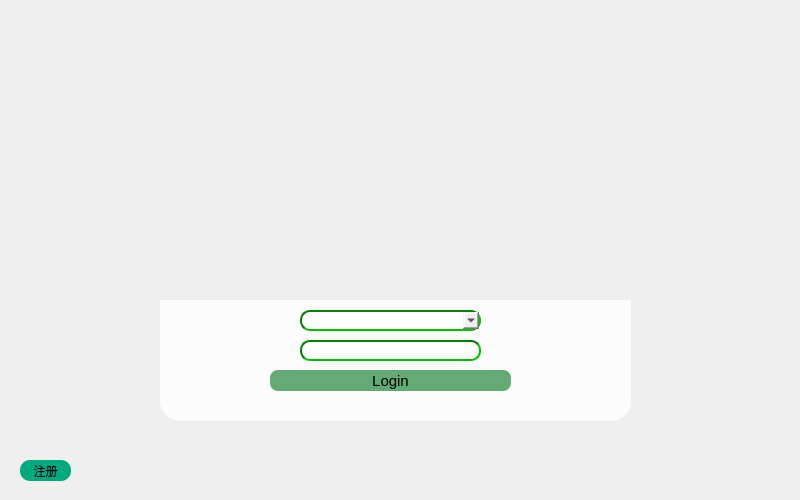
<?xml version="1.0" encoding="UTF-8"?>
<ui version="4.0">
 <class>Login</class>
 <widget class="QWidget" name="Login">
  <property name="geometry">
   <rect>
    <x>0</x>
    <y>0</y>
    <width>800</width>
    <height>500</height>
   </rect>
  </property>
  <property name="sizePolicy">
   <sizepolicy hsizetype="Preferred" vsizetype="Preferred">
    <horstretch>47</horstretch>
    <verstretch>0</verstretch>
   </sizepolicy>
  </property>
  <property name="minimumSize">
   <size>
    <width>800</width>
    <height>500</height>
   </size>
  </property>
  <property name="maximumSize">
   <size>
    <width>800</width>
    <height>500</height>
   </size>
  </property>
  <property name="windowTitle">
   <string>login</string>
  </property>
  <property name="styleSheet">
   <string notr="true">QWidget#Login{
	background-image: url(:/qrc/img.png);
}


</string>
  </property>
  <widget class="QLabel" name="label">
   <property name="geometry">
    <rect>
     <x>160</x>
     <y>40</y>
     <width>471</width>
     <height>261</height>
    </rect>
   </property>
   <property name="styleSheet">
    <string notr="true"/>
   </property>
   <property name="text">
    <string/>
   </property>
   <property name="pixmap">
    <pixmap resource="uiqrc.qrc">:/qrc/lib1.gif</pixmap>
   </property>
  </widget>
  <widget class="QToolButton" name="toolButton">
   <property name="geometry">
    <rect>
     <x>730</x>
     <y>10</y>
     <width>25</width>
     <height>25</height>
    </rect>
   </property>
   <property name="styleSheet">
    <string notr="true">QToolButton#toolButton
{   
   border:one;
   image: url(:/qrc/min.png);
}
QToolButton#toolButton:hover 
{   
	background-color: rgba(255, 255, 255,200);  
    border-radius: 5px;
}</string>
   </property>
   <property name="text">
    <string/>
   </property>
   <property name="iconSize">
    <size>
     <width>16</width>
     <height>16</height>
    </size>
   </property>
  </widget>
  <widget class="QToolButton" name="toolButton_2">
   <property name="geometry">
    <rect>
     <x>760</x>
     <y>10</y>
     <width>25</width>
     <height>25</height>
    </rect>
   </property>
   <property name="styleSheet">
    <string notr="true">QToolButton#toolButton_2{
    border:one;
	image: url(:/qrc/up.png);
}

QToolButton#toolButton_2:hover{	
    border:one;
    background-color: rgba(255, 255, 255,200);  
    border-radius: 5px;
}</string>
   </property>
   <property name="text">
    <string/>
   </property>
  </widget>
  <widget class="QToolButton" name="toolButton_4">
   <property name="geometry">
    <rect>
     <x>20</x>
     <y>460</y>
     <width>51</width>
     <height>21</height>
    </rect>
   </property>
   <property name="styleSheet">
    <string notr="true">QToolButton#toolButton_4{
     border:one;
     border-radius:10px;
     background-color:rgb(0, 170, 127)
}
QToolButton#toolButton_4:hover{
     background-color:rgba(0,170,127,200)
}</string>
   </property>
   <property name="text">
    <string>注册</string>
   </property>
  </widget>
  <widget class="QStackedWidget" name="stackedWidget">
   <property name="geometry">
    <rect>
     <x>160</x>
     <y>300</y>
     <width>471</width>
     <height>121</height>
    </rect>
   </property>
   <property name="styleSheet">
    <string notr="true">QStackedWidget{         
      background-color: rgba(255, 255, 255,200);
      border-bottom-left-radius:20px;
      border-bottom-right-radius:20px;   
}</string>
   </property>
   <property name="currentIndex">
    <number>0</number>
   </property>
   <widget class="QWidget" name="page">
    <property name="styleSheet">
     <string notr="true">#page{                             
      border-bottom-left-radius:20px;
      border-bottom-right-radius:20px;       
}</string>
    </property>
    <widget class="QToolButton" name="toolButton_3">
     <property name="geometry">
      <rect>
       <x>110</x>
       <y>70</y>
       <width>241</width>
       <height>21</height>
      </rect>
     </property>
     <property name="styleSheet">
      <string notr="true">QToolButton#toolButton_3{
    border:one;
    border-radius: 8px;			
	background-color: rgb(99, 170, 117);
     font-size :15px ; 
    font-weight:lighter;       
}
QToolButton#toolButton_3:hover{   	
	background-color: rgba(99, 170, 117,200);
}</string>
     </property>
     <property name="text">
      <string>Login</string>
     </property>
    </widget>
    <widget class="QToolButton" name="toolButton_5">
     <property name="geometry">
      <rect>
       <x>110</x>
       <y>10</y>
       <width>24</width>
       <height>22</height>
      </rect>
     </property>
     <property name="styleSheet">
      <string notr="true">QToolButton#toolButton_5{
    border:one;
	image: url(:/qrc/Account.png);
}</string>
     </property>
     <property name="text">
      <string/>
     </property>
    </widget>
    <widget class="QToolButton" name="toolButton_6">
     <property name="geometry">
      <rect>
       <x>110</x>
       <y>40</y>
       <width>24</width>
       <height>22</height>
      </rect>
     </property>
     <property name="styleSheet">
      <string notr="true">QToolButton#toolButton_6{	
    border:one;
	image: url(:/qrc/password .png);
}</string>
     </property>
     <property name="text">
      <string/>
     </property>
    </widget>
    <widget class="QComboBox" name="comboBox">
     <property name="geometry">
      <rect>
       <x>140</x>
       <y>10</y>
       <width>181</width>
       <height>21</height>
      </rect>
     </property>
     <property name="styleSheet">
      <string notr="true">QComboBox{
   border-radius: 10px;
   border : 2px inset green;
   padding-left: 20px;
}
QComboBox:hover,QComboBox:checked{
   border : 2px inset red;
}
QComboBox::drop-down{   
	border-image: url(:/qrc/update.png);
}
QComboBox:drop-down:on{   	
	border-image: url(:/qrc/update1.png);
}
QComboBox QAbstractItemView{        
	   background-color: rgb(255, 255, 255);
       selection-background-color: rgb(85, 170, 0); 
	   outline: 0px;
}
QComboBox QAbstractItemView::item{
}
</string>
     </property>
    </widget>
    <widget class="QLineEdit" name="lineEdit_2">
     <property name="geometry">
      <rect>
       <x>140</x>
       <y>40</y>
       <width>181</width>
       <height>21</height>
      </rect>
     </property>
     <property name="styleSheet">
      <string notr="true">QLineEdit#lineEdit_2{
   border-radius: 10px;
   border : 2px inset green;
   padding-left: 20px;   
}
QLineEdit#lineEdit_2:hover,QLineEdit#lineEdit_2:checked{
   border : 2px inset red;    
}</string>
     </property>
     <property name="echoMode">
      <enum>QLineEdit::Password</enum>
     </property>
    </widget>
   </widget>
   <widget class="QWidget" name="page_2">
    <property name="styleSheet">
     <string notr="true">#page_2{                               
      border-bottom-left-radius:20px;
      border-bottom-right-radius:20px;       
}</string>
    </property>
    <widget class="QLineEdit" name="lineEdit">
     <property name="geometry">
      <rect>
       <x>140</x>
       <y>10</y>
       <width>181</width>
       <height>21</height>
      </rect>
     </property>
     <property name="styleSheet">
      <string notr="true">QLineEdit#lineEdit{
   border-radius: 10px;
   border : 2px inset green;
   padding-left: 20px;   
}
QLineEdit#lineEdit:hover,QLineEdit#lineEdit_2:checked{
   border-radius: 10px;
   border : 2px inset red;
   padding-left: 20px;   
}</string>
     </property>
    </widget>
    <widget class="QLineEdit" name="lineEdit_3">
     <property name="geometry">
      <rect>
       <x>140</x>
       <y>40</y>
       <width>181</width>
       <height>21</height>
      </rect>
     </property>
     <property name="styleSheet">
      <string notr="true">QLineEdit#lineEdit_3{
   border-radius: 10px;
   border : 2px inset green;
   padding-left: 20px;   
}
QLineEdit#lineEdit_3:hover,QLineEdit#lineEdit_2:checked{
   border : 2px inset red;
}</string>
     </property>
    </widget>
    <widget class="QToolButton" name="toolButton_7">
     <property name="geometry">
      <rect>
       <x>110</x>
       <y>10</y>
       <width>24</width>
       <height>22</height>
      </rect>
     </property>
     <property name="styleSheet">
      <string notr="true">QToolButton#toolButton_7{
    border:one;
	image: url(:/qrc/Account.png);
}</string>
     </property>
     <property name="text">
      <string/>
     </property>
    </widget>
    <widget class="QToolButton" name="toolButton_10">
     <property name="geometry">
      <rect>
       <x>110</x>
       <y>40</y>
       <width>24</width>
       <height>22</height>
      </rect>
     </property>
     <property name="styleSheet">
      <string notr="true">QToolButton#toolButton_10{	
    border:one;
	image: url(:/qrc/password .png);
}</string>
     </property>
     <property name="text">
      <string/>
     </property>
    </widget>
    <widget class="QToolButton" name="toolButton_11">
     <property name="geometry">
      <rect>
       <x>110</x>
       <y>70</y>
       <width>241</width>
       <height>21</height>
      </rect>
     </property>
     <property name="styleSheet">
      <string notr="true">QToolButton#toolButton_11{
    border:one;
    border-radius: 8px;			
	background-color: rgb(99, 170, 117);
     font-size :15px ; 

}
QToolButton#toolButton_11:hover{		
	background-color: rgba(99, 170, 117,200);
}</string>
     </property>
     <property name="text">
      <string>Sign up</string>
     </property>
    </widget>
   </widget>
  </widget>
 </widget>
 <resources>
  <include location="uiqrc.qrc"/>
 </resources>
 <connections/>
</ui>
